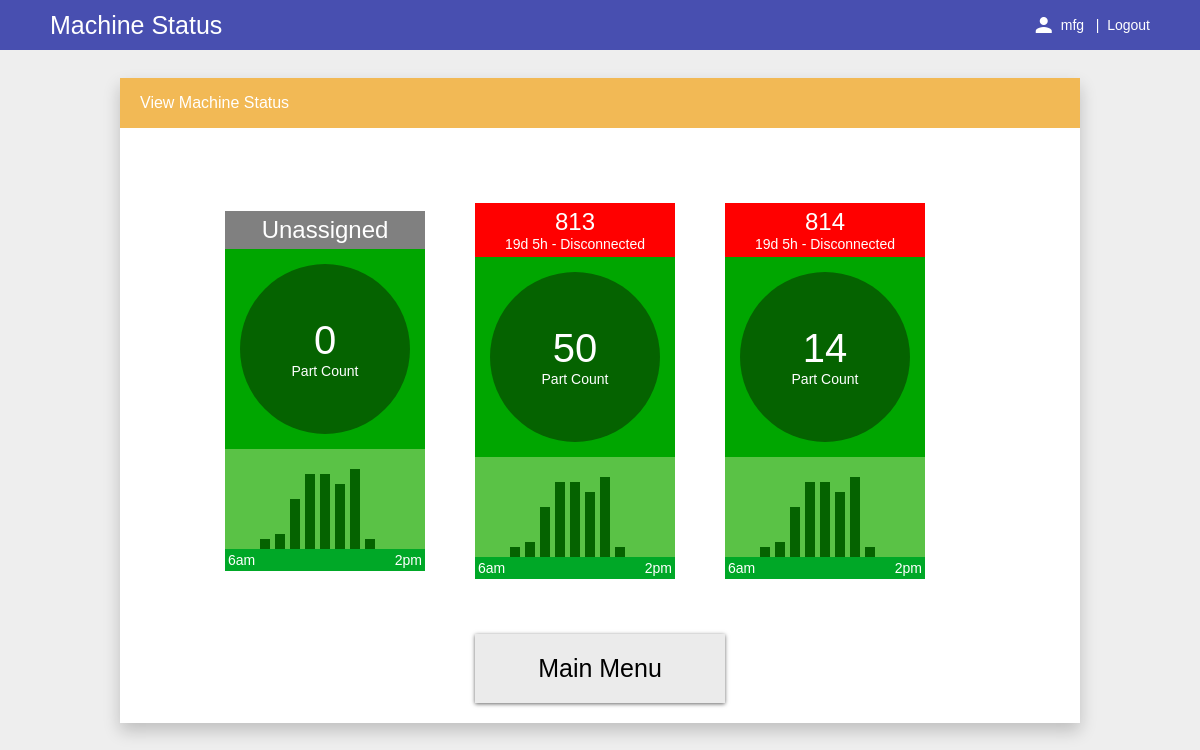
/machineStatus/machineStatus.php (signed in), run on the app's committed database.
### tables this page shows
CREATE TABLE `sensor` (
  `id` int(11) NOT NULL,
  `sensorId` varchar(32) NOT NULL,
  `wcNumber` int(11) DEFAULT NULL,
  `lastContact` datetime DEFAULT NULL,
  `lastCount` datetime DEFAULT NULL,
  `partCount` int(11) NOT NULL DEFAULT '0',
  `resetTime` datetime DEFAULT NULL
);

### database.php (called while the page is built, shortened)
<?php
require_once 'time.php';
class MySqlDatabase implements Database
{
   function __construct(
      $server,
      $user,
      $password,
      $database)
   {
      $this->server = $server;
      $this->user = $user;
      $this->password = $password;
      $this->database = $database;
   }
   public function connect()
   {
      $this->connection = new mysqli($this->server, $this->user, $this->password, $this->database);
      if ($this->connection->connect_error)
      {
      }
      else
      {
         $this->isConnected = true;
      }
   }
   public function isConnected()
   {
      return ($this->isConnected);
   }
   public function query(
      $query)
   {
      $result = NULL;
      if ($this->isConnected())
      {
         $result = $this->connection->query($query);
      }
      return ($result);
   }
   private $server = "";
   private $user = "";
   private $password = "";
   private $database = "";
   private $connection;
   private $isConnected = false;
}
class PPTPDatabase extends MySqlDatabase
{
   public function getSensors()
   {
      $query = "SELECT * FROM sensor ORDER BY wcNumber ASC;";
      $result = $this->query($query);
      return ($result);
   }
   public function getSensor($sensorId)
   {
      $query = "SELECT * FROM sensor WHERE sensorId = \"$sensorId\";";
      $result = $this->query($query);
      return ($result);
   }
}
?>

### time.php (called while the page is built, shortened)
<?php
class Time
{
   static public function now($format)
   {
      $dateTime = new DateTime();
      $dateTime->setTimezone(new DateTimeZone('America/New_York'));
      return ($dateTime->format($format));
   }
   static public function fromMySqlDate($dateString, $format)
   {
      $dateTime= new DateTime($dateString, new DateTimeZone('UTC'));
      $dateTime->setTimezone(new DateTimeZone('America/New_York'));
      return ($dateTime->format($format));
   }
}
?>

### machineStatus/machineStatusIndicator.php (the view, shortened to what this page needs)
<?php
require_once '../time.php';
class MachineStatus
{
   public static function toString($machineStatus)
   {
      $string = "";
      switch ($machineStatus)
      {
         case MachineStatus::DISCONNECTED:
            $string = "Disconnected";
            break;
         default:
            break;
      }
      return ($string);
   }
}
class MachineStatusIndicator
{
   public function __construct($sensorId, $wcNumber)
   {
      $this->sensorId = $sensorId;
      $this->wcNumber = $wcNumber;
      $this->database = new PPTPDatabase();
   }
   public function getHtml()
   {
      $html = "";
      $this->database->connect();
      if ($this->database->isConnected())
      {
         $this->getStatus($status, $uptime);
         $wcDescription = $this->wcNumber ? $this->wcNumber : "Unassigned";
         $statusClass = strtolower(MachineStatus::toString($status));
         $statusDescription = $this->getStatusDescription($status, $uptime);
         $partCount = $this->getPartCount();
         $hourlyGraph = $this->getHourlyGraph();
         $startTime = "6am";
         $endTime = "2pm";
         $html .=
         <<<HEREDOC
         <div class="flex-vertical machine-status-div $statusClass">
            <div class="flex-vertical machine-status-header-div">
               <div class="flex-horizontal wc-text">$wcDescription</div>
               <div id="status-time-$this->wcNumber" class="flex-horizontal small-text">$statusDescription</div>
            </div>
            <div class="flex-horizontal machine-status-body-div">
               <div class="flex-vertical machine-status-part-count-div">
                  <div id="part-count-$this->wcNumber" class="flex-horizontal part-count-text">$partCount</div>
                  <div class="flex-horizontal small-text">Part Count</div>
               </div>
            </div>
            $hourlyGraph
            <div class="flex-horizontal machine-status-footer-div small-text">
               <div>$startTime</div>
               <div>$endTime</div>
            </div>
         </div>
HEREDOC;
      }
      return ($html);
   }
   private function getStatus(&$status, &$uptime)
   {
      $status = MachineStatus::UNASSIGNED;
      if ($this->wcNumber != 0)
      {
         $status = MachineStatus::DISCONNECTED;
         $result = $this->database->getSensor($this->sensorId);
         if ($result && ($row = $result->fetch_assoc()))
         {
            $lastContact = new DateTime(Time::fromMySqlDate($row["lastContact"], "Y-m-d H:i:s"));
            $lastCount = new DateTime(Time::fromMySqlDate($row["lastCount"], "Y-m-d H:i:s"));
            $now = new DateTime(Time::now("Y-m-d H:i:s"));
            $countInterval = $lastCount->diff($now);
            $contactInterval = $lastContact->diff($now);
            if (($countInterval->d == 0) &&
                ($countInterval->h == 0) &&
                ($countInterval->i == 0) &&
                ($countInterval->s < 10))
            {
               $status = MachineStatus::ACTIVE;
               $uptime = $countInterval;
            }
            else if (($contactInterval->d == 0) &&
                     ($contactInterval->h == 0) &&
                     ($contactInterval->i == 0) &&
                     ($contactInterval->s < 10))
            {
               $status = MachineStatus::IDLE;
               $uptime = $countInterval;
            }
            else
            {
               $status = MachineStatus::DISCONNECTED;
               $uptime = $contactInterval;
            }
         }
      }
      return ($status);
   }
   private function getStatusDescription($status, $uptime)
   {
      $statusDescription = "";
      if ($status == MachineStatus::UNASSIGNED)
      {
         $statusDescription = MachineStatus::toString($status);
      }
      else
      {
         if ($uptime->d > 0)
         {
            $statusDescription = $uptime->d . "d " . $uptime->h . "h";
         }
         $statusDescription .= " - " . MachineStatus::toString($status);
      }
      return ($statusDescription);
   }
   private function getPartCount()
   {
      $result = $this->database->getSensor($this->sensorId);
      if ($result && ($row = $result->fetch_assoc()))
      {
         $partCount = $row["partCount"];
      }
      return ($partCount);
   }
   private function getHourlyPartCounts()
   {
      $partCounts = [0, 0, 45, 78, 78, 898, 456, 688, 345, 34, 0, 0];
      return ($partCounts);
   }
   private function getHourlyGraph()
   {
      $hourlyGraph =
      <<<HEREDOC
      <div class="flex-horizontal machine-status-graph-div">
         <div class="graph-bar" style="height:0%"></div>
         <div class="graph-bar" style="height:0%"></div>
         <div class="graph-bar" style="height:10%"></div>
         <div class="graph-bar" style="height:15%"></div>
         <div class="graph-bar" style="height:50%"></div>
         <div class="graph-bar" style="height:75%"></div>
         <div class="graph-bar" style="height:75%"></div>
         <div class="graph-bar" style="height:65%"></div>
         <div class="graph-bar" style="height:80%"></div>
         <div class="graph-bar" style="height:10%"></div>
         <div class="graph-bar" style="height:0%"></div>
         <div class="graph-bar" style="height:0%"></div>
      </div>
HEREDOC;
      return ($hourlyGraph);
   }
   private $sensorId = 0;
   private $wcNumber = 0;
   private $database;
}
?>

### flex.css (style rules this page uses)
.flex-horizontal { display: flex; flex-direction: row; justify-content:center; align-items:center; align-content: center; }
.flex-vertical { display: flex; flex-direction: column; justify-content:center; align-items:center; }

### pptpTools.css (style rules this page uses)
body { margin: 0px; font-family: "lucida grande",tahoma,verdana,arial,sans-serif; background: #eee; }

### machineStatus/machineStatus.css (style rules this page uses)
.machine-status-div { width: 200px; margin-right: 50px; align-items: stretch; font-family: "lucida grande",tahoma,verdana,arial,sans-serif; color: #ffffff; }
.machine-status-header-div { background: grey; padding: 5px; }
.disconnected .machine-status-header-div { background: red; }
.machine-status-body-div { background: #00a600; height: 200px; }
.machine-status-part-count-div { background: #056300; border-radius: 50%; height: 85%; width: 85%; }
.machine-status-graph-div { background: #5ac246; height: 100px; align-items: flex-end; justify-content: flex-start; }
.graph-bar { background: #056300; width: 10px; margin-left: 5px; }
.machine-status-footer-div { background: #00a827; justify-content: space-between; padding: 3px; }
.wc-text { font-size: 24px; }
.part-count-text { font-size: 40px; }
.small-text { font-size: 14px; }

### data on the page
sensor: wcNumber "Unassigned", partCount "0"
sensor: wcNumber "813", lastContact "19d 5h - Disconnected", partCount "50"
sensor: wcNumber "814", lastContact "19d 5h - Disconnected", partCount "14"

### other printed values
$pageTitle "Machine Status"
$authenticatedUser "mfg"
$startTime "6am 6am 6am"
$endTime "2pm 2pm 2pm"
